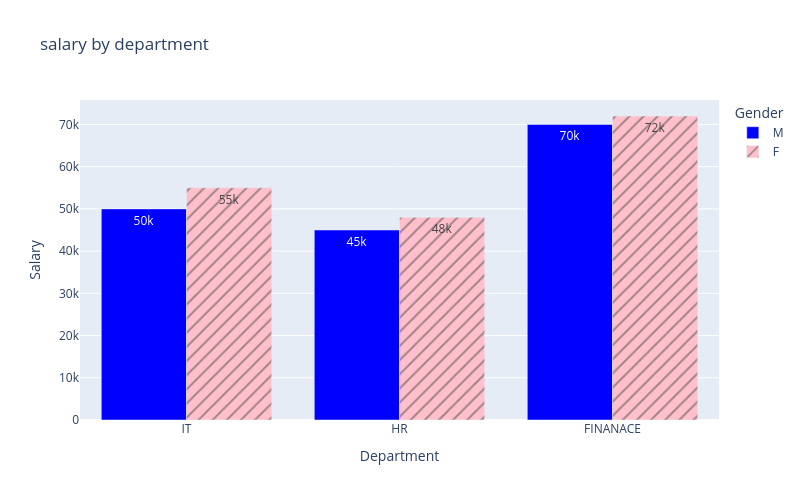

Notebook cell for this chart:
### Code cell
fig = px.bar(df,
             x='Department',
             y='Salary',
             width = 800,
             height = 500,
             color = 'Gender',
             barmode = 'group',
             title = 'salary by department',
             hover_data = ['Experiance'],
             pattern_shape = 'Gender',
             color_discrete_map = {
                 'M' : 'blue',
                 'F' : 'pink'
             },
             color_discrete_sequence= ['blue','pink'],
             text_auto = True)
fig.show()

### Figure 1 — Plotly figure (JSON) as saved in the notebook; plotly's stock layout.template omitted (floating-point values rounded to 4 significant figures)
{"data": [{"alignmentgroup": "True", "customdata": [[3], [2], [5]], "hovertemplate": "Gender=M<br>Department=%{x}<br>Salary=%{y}<br>Experiance=%{customdata[0]}<extra></extra>", "legendgroup": "M", "marker": {"color": "blue", "pattern": {"shape": ""}}, "name": "M", "offsetgroup": "M", "orientation": "v", "showlegend": true, "textposition": "auto", "texttemplate": "%{y}", "type": "bar", "x": ["IT", "HR", "FINANACE"], "xaxis": "x", "y": [50000, 45000, 70000], "yaxis": "y"}, {"alignmentgroup": "True", "customdata": [[4], [3], [6]], "hovertemplate": "Gender=F<br>Department=%{x}<br>Salary=%{y}<br>Experiance=%{customdata[0]}<extra></extra>", "legendgroup": "F", "marker": {"color": "pink", "pattern": {"shape": "/"}}, "name": "F", "offsetgroup": "F", "orientation": "v", "showlegend": true, "textposition": "auto", "texttemplate": "%{y}", "type": "bar", "x": ["IT", "HR", "FINANACE"], "xaxis": "x", "y": [55000, 48000, 72000], "yaxis": "y"}], "layout": {"barmode": "group", "height": 500, "legend": {"title": {"text": "Gender"}, "tracegroupgap": 0}, "title": {"text": "salary by department"}, "width": 800, "xaxis": {"anchor": "y", "domain": [0, 1], "title": {"text": "Department"}}, "yaxis": {"anchor": "x", "domain": [0, 1], "title": {"text": "Salary"}}}}
